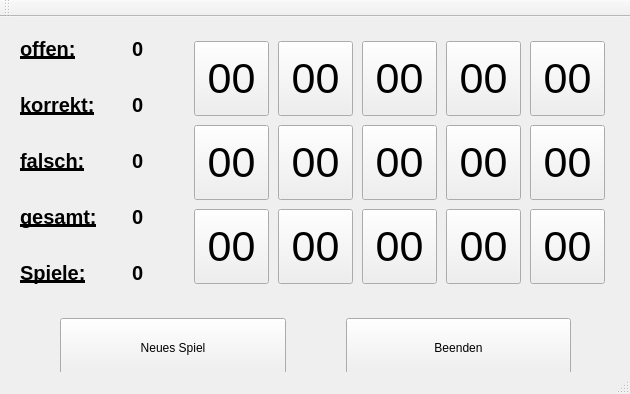
<?xml version="1.0" encoding="UTF-8"?>
<ui version="4.0">
 <class>ButtonGameView</class>
 <widget class="QMainWindow" name="ButtonGameView">
  <property name="geometry">
   <rect>
    <x>0</x>
    <y>0</y>
    <width>630</width>
    <height>394</height>
   </rect>
  </property>
  <property name="minimumSize">
   <size>
    <width>0</width>
    <height>0</height>
   </size>
  </property>
  <property name="windowTitle">
   <string>ButtonGameView</string>
  </property>
  <widget class="QWidget" name="centralWidget">
   <widget class="QWidget" name="formLayoutWidget">
    <property name="geometry">
     <rect>
      <x>10</x>
      <y>10</y>
      <width>167</width>
      <height>271</height>
     </rect>
    </property>
    <layout class="QFormLayout" name="formLayout">
     <property name="horizontalSpacing">
      <number>35</number>
     </property>
     <property name="verticalSpacing">
      <number>32</number>
     </property>
     <property name="leftMargin">
      <number>10</number>
     </property>
     <property name="topMargin">
      <number>10</number>
     </property>
     <property name="rightMargin">
      <number>10</number>
     </property>
     <property name="bottomMargin">
      <number>10</number>
     </property>
     <item row="0" column="0">
      <widget class="QLabel" name="label">
       <property name="font">
        <font>
         <pointsize>15</pointsize>
         <weight>75</weight>
         <bold>true</bold>
         <underline>true</underline>
         <kerning>true</kerning>
        </font>
       </property>
       <property name="text">
        <string>offen:</string>
       </property>
      </widget>
     </item>
     <item row="0" column="1">
      <widget class="QLabel" name="label_2">
       <property name="font">
        <font>
         <pointsize>15</pointsize>
         <weight>75</weight>
         <bold>true</bold>
         <kerning>true</kerning>
        </font>
       </property>
       <property name="text">
        <string>0</string>
       </property>
      </widget>
     </item>
     <item row="1" column="0">
      <widget class="QLabel" name="label_3">
       <property name="font">
        <font>
         <pointsize>15</pointsize>
         <weight>75</weight>
         <bold>true</bold>
         <underline>true</underline>
         <kerning>true</kerning>
        </font>
       </property>
       <property name="text">
        <string>korrekt:</string>
       </property>
      </widget>
     </item>
     <item row="1" column="1">
      <widget class="QLabel" name="label_7">
       <property name="font">
        <font>
         <pointsize>15</pointsize>
         <weight>75</weight>
         <bold>true</bold>
         <kerning>true</kerning>
        </font>
       </property>
       <property name="text">
        <string>0</string>
       </property>
      </widget>
     </item>
     <item row="2" column="0">
      <widget class="QLabel" name="label_4">
       <property name="font">
        <font>
         <pointsize>15</pointsize>
         <weight>75</weight>
         <bold>true</bold>
         <underline>true</underline>
         <kerning>true</kerning>
        </font>
       </property>
       <property name="text">
        <string>falsch:</string>
       </property>
      </widget>
     </item>
     <item row="2" column="1">
      <widget class="QLabel" name="label_8">
       <property name="font">
        <font>
         <pointsize>15</pointsize>
         <weight>75</weight>
         <bold>true</bold>
         <kerning>true</kerning>
        </font>
       </property>
       <property name="text">
        <string>0</string>
       </property>
      </widget>
     </item>
     <item row="3" column="0">
      <widget class="QLabel" name="label_5">
       <property name="font">
        <font>
         <pointsize>15</pointsize>
         <weight>75</weight>
         <bold>true</bold>
         <underline>true</underline>
         <kerning>true</kerning>
        </font>
       </property>
       <property name="text">
        <string>gesamt:</string>
       </property>
      </widget>
     </item>
     <item row="3" column="1">
      <widget class="QLabel" name="label_9">
       <property name="font">
        <font>
         <pointsize>15</pointsize>
         <weight>75</weight>
         <bold>true</bold>
         <kerning>true</kerning>
        </font>
       </property>
       <property name="text">
        <string>0</string>
       </property>
      </widget>
     </item>
     <item row="4" column="0">
      <widget class="QLabel" name="label_6">
       <property name="font">
        <font>
         <pointsize>15</pointsize>
         <weight>75</weight>
         <bold>true</bold>
         <underline>true</underline>
         <kerning>true</kerning>
        </font>
       </property>
       <property name="text">
        <string>Spiele:</string>
       </property>
      </widget>
     </item>
     <item row="4" column="1">
      <widget class="QLabel" name="label_10">
       <property name="font">
        <font>
         <pointsize>15</pointsize>
         <weight>75</weight>
         <bold>true</bold>
         <kerning>true</kerning>
        </font>
       </property>
       <property name="text">
        <string>0</string>
       </property>
      </widget>
     </item>
    </layout>
   </widget>
   <widget class="QWidget" name="gridLayoutWidget">
    <property name="geometry">
     <rect>
      <x>180</x>
      <y>10</y>
      <width>441</width>
      <height>271</height>
     </rect>
    </property>
    <layout class="QGridLayout" name="gridLayout">
     <item row="0" column="0">
      <widget class="QPushButton" name="pushButton">
       <property name="minimumSize">
        <size>
         <width>75</width>
         <height>75</height>
        </size>
       </property>
       <property name="maximumSize">
        <size>
         <width>75</width>
         <height>75</height>
        </size>
       </property>
       <property name="font">
        <font>
         <pointsize>32</pointsize>
         <weight>50</weight>
         <bold>false</bold>
        </font>
       </property>
       <property name="text">
        <string>00</string>
       </property>
      </widget>
     </item>
     <item row="0" column="3">
      <widget class="QPushButton" name="pushButton_6">
       <property name="minimumSize">
        <size>
         <width>75</width>
         <height>75</height>
        </size>
       </property>
       <property name="maximumSize">
        <size>
         <width>75</width>
         <height>75</height>
        </size>
       </property>
       <property name="font">
        <font>
         <pointsize>32</pointsize>
         <weight>50</weight>
         <bold>false</bold>
        </font>
       </property>
       <property name="text">
        <string>00</string>
       </property>
      </widget>
     </item>
     <item row="0" column="2">
      <widget class="QPushButton" name="pushButton_5">
       <property name="minimumSize">
        <size>
         <width>75</width>
         <height>75</height>
        </size>
       </property>
       <property name="maximumSize">
        <size>
         <width>75</width>
         <height>75</height>
        </size>
       </property>
       <property name="font">
        <font>
         <pointsize>32</pointsize>
         <weight>50</weight>
         <bold>false</bold>
        </font>
       </property>
       <property name="text">
        <string>00</string>
       </property>
      </widget>
     </item>
     <item row="0" column="1">
      <widget class="QPushButton" name="pushButton_4">
       <property name="minimumSize">
        <size>
         <width>75</width>
         <height>75</height>
        </size>
       </property>
       <property name="maximumSize">
        <size>
         <width>75</width>
         <height>75</height>
        </size>
       </property>
       <property name="font">
        <font>
         <pointsize>32</pointsize>
         <weight>50</weight>
         <bold>false</bold>
        </font>
       </property>
       <property name="text">
        <string>00</string>
       </property>
      </widget>
     </item>
     <item row="1" column="0">
      <widget class="QPushButton" name="pushButton_2">
       <property name="minimumSize">
        <size>
         <width>75</width>
         <height>75</height>
        </size>
       </property>
       <property name="maximumSize">
        <size>
         <width>75</width>
         <height>75</height>
        </size>
       </property>
       <property name="font">
        <font>
         <pointsize>32</pointsize>
         <weight>50</weight>
         <bold>false</bold>
        </font>
       </property>
       <property name="text">
        <string>00</string>
       </property>
      </widget>
     </item>
     <item row="2" column="0">
      <widget class="QPushButton" name="pushButton_3">
       <property name="minimumSize">
        <size>
         <width>75</width>
         <height>75</height>
        </size>
       </property>
       <property name="maximumSize">
        <size>
         <width>75</width>
         <height>75</height>
        </size>
       </property>
       <property name="font">
        <font>
         <pointsize>32</pointsize>
         <weight>50</weight>
         <bold>false</bold>
        </font>
       </property>
       <property name="text">
        <string>00</string>
       </property>
      </widget>
     </item>
     <item row="0" column="4">
      <widget class="QPushButton" name="pushButton_7">
       <property name="minimumSize">
        <size>
         <width>75</width>
         <height>75</height>
        </size>
       </property>
       <property name="maximumSize">
        <size>
         <width>75</width>
         <height>75</height>
        </size>
       </property>
       <property name="font">
        <font>
         <pointsize>32</pointsize>
         <weight>50</weight>
         <bold>false</bold>
        </font>
       </property>
       <property name="text">
        <string>00</string>
       </property>
      </widget>
     </item>
     <item row="1" column="1">
      <widget class="QPushButton" name="pushButton_8">
       <property name="minimumSize">
        <size>
         <width>75</width>
         <height>75</height>
        </size>
       </property>
       <property name="maximumSize">
        <size>
         <width>75</width>
         <height>75</height>
        </size>
       </property>
       <property name="font">
        <font>
         <pointsize>32</pointsize>
         <weight>50</weight>
         <bold>false</bold>
        </font>
       </property>
       <property name="text">
        <string>00</string>
       </property>
      </widget>
     </item>
     <item row="1" column="2">
      <widget class="QPushButton" name="pushButton_9">
       <property name="minimumSize">
        <size>
         <width>75</width>
         <height>75</height>
        </size>
       </property>
       <property name="maximumSize">
        <size>
         <width>75</width>
         <height>75</height>
        </size>
       </property>
       <property name="font">
        <font>
         <pointsize>32</pointsize>
         <weight>50</weight>
         <bold>false</bold>
        </font>
       </property>
       <property name="text">
        <string>00</string>
       </property>
      </widget>
     </item>
     <item row="1" column="3">
      <widget class="QPushButton" name="pushButton_10">
       <property name="minimumSize">
        <size>
         <width>75</width>
         <height>75</height>
        </size>
       </property>
       <property name="maximumSize">
        <size>
         <width>75</width>
         <height>75</height>
        </size>
       </property>
       <property name="font">
        <font>
         <pointsize>32</pointsize>
         <weight>50</weight>
         <bold>false</bold>
        </font>
       </property>
       <property name="text">
        <string>00</string>
       </property>
      </widget>
     </item>
     <item row="1" column="4">
      <widget class="QPushButton" name="pushButton_11">
       <property name="minimumSize">
        <size>
         <width>75</width>
         <height>75</height>
        </size>
       </property>
       <property name="maximumSize">
        <size>
         <width>75</width>
         <height>75</height>
        </size>
       </property>
       <property name="font">
        <font>
         <pointsize>32</pointsize>
         <weight>50</weight>
         <bold>false</bold>
        </font>
       </property>
       <property name="text">
        <string>00</string>
       </property>
      </widget>
     </item>
     <item row="2" column="1">
      <widget class="QPushButton" name="pushButton_12">
       <property name="minimumSize">
        <size>
         <width>75</width>
         <height>75</height>
        </size>
       </property>
       <property name="maximumSize">
        <size>
         <width>75</width>
         <height>75</height>
        </size>
       </property>
       <property name="font">
        <font>
         <pointsize>32</pointsize>
         <weight>50</weight>
         <bold>false</bold>
        </font>
       </property>
       <property name="text">
        <string>00</string>
       </property>
      </widget>
     </item>
     <item row="2" column="2">
      <widget class="QPushButton" name="pushButton_13">
       <property name="minimumSize">
        <size>
         <width>75</width>
         <height>75</height>
        </size>
       </property>
       <property name="maximumSize">
        <size>
         <width>75</width>
         <height>75</height>
        </size>
       </property>
       <property name="font">
        <font>
         <pointsize>32</pointsize>
         <weight>50</weight>
         <bold>false</bold>
        </font>
       </property>
       <property name="text">
        <string>00</string>
       </property>
      </widget>
     </item>
     <item row="2" column="3">
      <widget class="QPushButton" name="pushButton_14">
       <property name="minimumSize">
        <size>
         <width>75</width>
         <height>75</height>
        </size>
       </property>
       <property name="maximumSize">
        <size>
         <width>75</width>
         <height>75</height>
        </size>
       </property>
       <property name="font">
        <font>
         <pointsize>32</pointsize>
         <weight>50</weight>
         <bold>false</bold>
        </font>
       </property>
       <property name="text">
        <string>00</string>
       </property>
      </widget>
     </item>
     <item row="2" column="4">
      <widget class="QPushButton" name="pushButton_15">
       <property name="minimumSize">
        <size>
         <width>75</width>
         <height>75</height>
        </size>
       </property>
       <property name="maximumSize">
        <size>
         <width>75</width>
         <height>75</height>
        </size>
       </property>
       <property name="font">
        <font>
         <pointsize>32</pointsize>
         <weight>50</weight>
         <bold>false</bold>
        </font>
       </property>
       <property name="text">
        <string>00</string>
       </property>
      </widget>
     </item>
    </layout>
   </widget>
   <widget class="QWidget" name="horizontalLayoutWidget">
    <property name="geometry">
     <rect>
      <x>10</x>
      <y>290</y>
      <width>611</width>
      <height>77</height>
     </rect>
    </property>
    <layout class="QHBoxLayout" name="horizontalLayout">
     <property name="spacing">
      <number>60</number>
     </property>
     <property name="leftMargin">
      <number>50</number>
     </property>
     <property name="rightMargin">
      <number>50</number>
     </property>
     <item>
      <widget class="QPushButton" name="pushButton_16">
       <property name="minimumSize">
        <size>
         <width>0</width>
         <height>60</height>
        </size>
       </property>
       <property name="text">
        <string>Neues Spiel</string>
       </property>
      </widget>
     </item>
     <item>
      <widget class="QPushButton" name="pushButton_17">
       <property name="minimumSize">
        <size>
         <width>0</width>
         <height>60</height>
        </size>
       </property>
       <property name="text">
        <string>Beenden</string>
       </property>
      </widget>
     </item>
    </layout>
   </widget>
  </widget>
  <widget class="QToolBar" name="mainToolBar">
   <attribute name="toolBarArea">
    <enum>TopToolBarArea</enum>
   </attribute>
   <attribute name="toolBarBreak">
    <bool>false</bool>
   </attribute>
  </widget>
  <widget class="QStatusBar" name="statusBar"/>
 </widget>
 <layoutdefault spacing="6" margin="11"/>
 <resources/>
 <connections/>
</ui>
